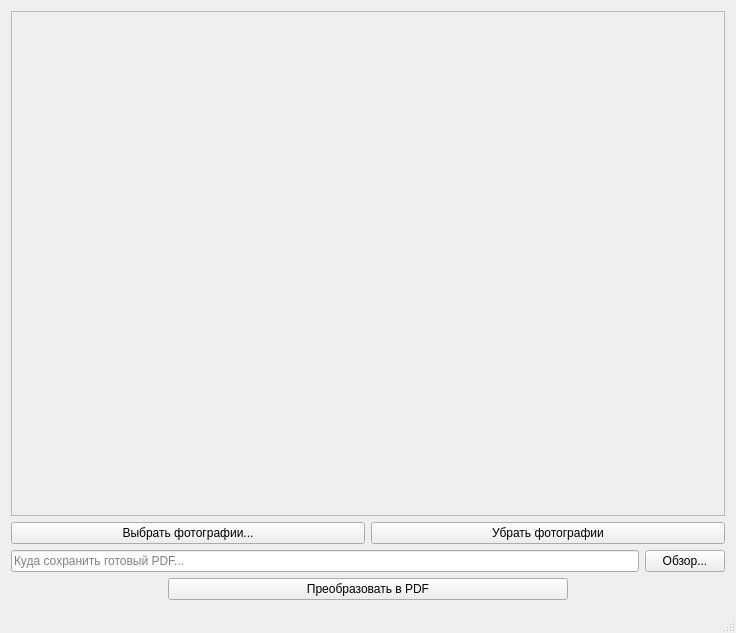
<?xml version="1.0" encoding="UTF-8"?>
<ui version="4.0">
 <class>ToPdfClass</class>
 <widget class="QMainWindow" name="ToPdfClass">
  <property name="geometry">
   <rect>
    <x>0</x>
    <y>0</y>
    <width>736</width>
    <height>633</height>
   </rect>
  </property>
  <property name="windowTitle">
   <string>ToPdf</string>
  </property>
  <widget class="QWidget" name="centralWidget">
   <layout class="QVBoxLayout" name="verticalLayout">
    <item>
     <widget class="QScrollArea" name="scrollArea">
      <property name="widgetResizable">
       <bool>true</bool>
      </property>
      <widget class="QWidget" name="scrollAreaWidgetContents">
       <property name="geometry">
        <rect>
         <x>0</x>
         <y>0</y>
         <width>716</width>
         <height>495</height>
        </rect>
       </property>
       <layout class="QVBoxLayout" name="verticalLayout_2">
        <item>
         <layout class="QGridLayout" name="gridForPhoto"/>
        </item>
       </layout>
      </widget>
     </widget>
    </item>
    <item>
     <layout class="QHBoxLayout" name="horizontalButtonsWithPic">
      <item>
       <widget class="QPushButton" name="addPicFromDialog">
        <property name="text">
         <string>Выбрать фотографии...</string>
        </property>
       </widget>
      </item>
      <item>
       <widget class="QPushButton" name="clearPic">
        <property name="text">
         <string>Убрать фотографии</string>
        </property>
       </widget>
      </item>
     </layout>
    </item>
    <item>
     <layout class="QHBoxLayout" name="horizontalForPath">
      <item>
       <widget class="QLineEdit" name="linePath">
        <property name="maximumSize">
         <size>
          <width>700</width>
          <height>16777215</height>
         </size>
        </property>
        <property name="placeholderText">
         <string>Куда сохранить готовый PDF...</string>
        </property>
       </widget>
      </item>
      <item>
       <widget class="QPushButton" name="openDialog">
        <property name="maximumSize">
         <size>
          <width>100</width>
          <height>16777215</height>
         </size>
        </property>
        <property name="text">
         <string>Обзор...</string>
        </property>
       </widget>
      </item>
     </layout>
    </item>
    <item>
     <layout class="QHBoxLayout" name="horizontalReady">
      <item>
       <widget class="QPushButton" name="submit">
        <property name="maximumSize">
         <size>
          <width>400</width>
          <height>16777215</height>
         </size>
        </property>
        <property name="text">
         <string>Преобразовать в PDF</string>
        </property>
       </widget>
      </item>
     </layout>
    </item>
   </layout>
  </widget>
  <widget class="QStatusBar" name="statusBar"/>
 </widget>
 <layoutdefault spacing="6" margin="11"/>
 <resources>
  <include location="ToPdf.qrc"/>
 </resources>
 <connections/>
</ui>
